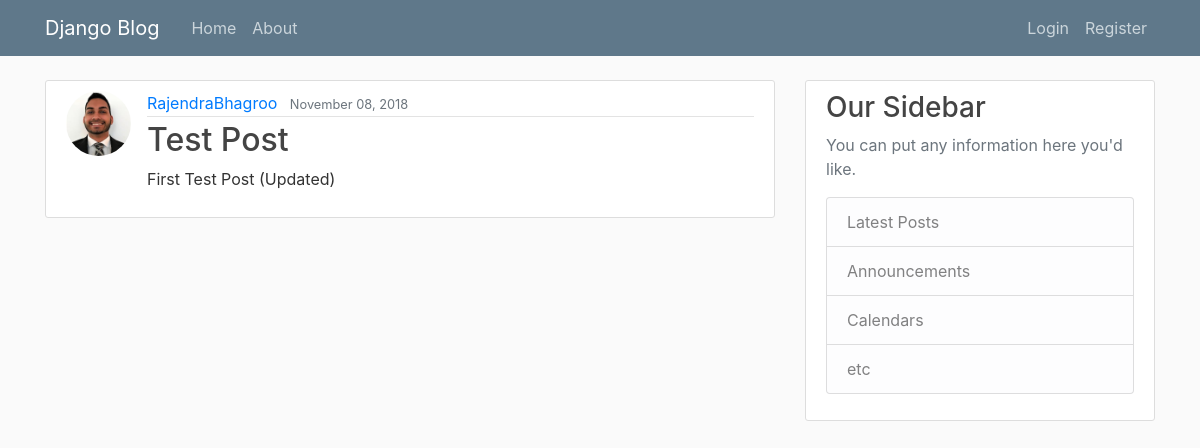
Before: / with the older database file.
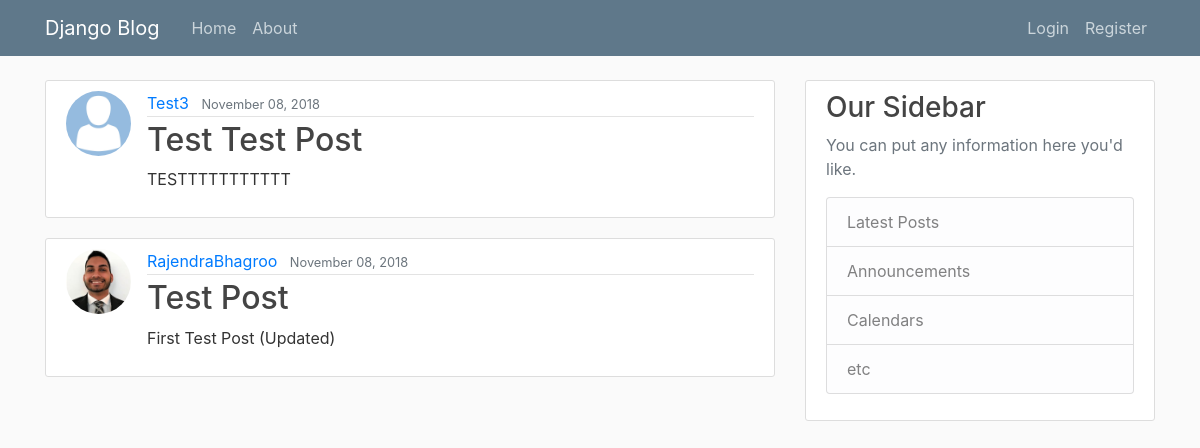
After: the same page with the newer database file.
### blog/models.py (models this page shows, shortened)
class Post(models.Model):
    title = models.CharField(max_length=100)
    content = models.TextField()
    date_posted = models.DateTimeField(default=timezone.now)
    author = models.ForeignKey(User, on_delete=models.CASCADE)

### users/models.py (models this page shows, shortened)
class Profile(models.Model):
    user = models.OneToOneField(User, on_delete=models.CASCADE)
    image = models.ImageField(default='default.jpg', upload_to='profile_pics')

### blog/views.py (the view)
# urls.py: path('', PostListView.as_view(), name='blog-home'),
class PostListView(ListView):
    model = Post
    template_name = 'blog/home.html'  # <app>/<model>_<viewtype>.html
    context_object_name = 'posts'
    ordering = ['-date_posted']
    paginate_by = 5

### blog/templates/blog/home.html (shortened to what this page needs)
{% extends "blog/base.html" %}
{% block content %}
    {% for post in posts %}
        <article class="media content-section">
          <img class="rounded-circle article-img" src="{{ post.author.profile.image.url }}">
          <div class="media-body">
            <div class="article-metadata">
              <a class="mr-2" href="{% url 'user-posts' post.author.username %}">{{ post.author }}</a>
              <small class="text-muted">{{ post.date_posted|date:"F d, Y" }}</small>
            </div>
            <h2><a class="article-title" href="{% url 'post-detail' post.id %}">{{ post.title }}</a></h2>
            <p class="article-content">{{ post.content }}</p>
          </div>
        </article>
    {% endfor %}
{% endblock content %}

Changed rows visible on the page:
added Post: author.profile.image (placeholder picture), author "Test3", date_posted "November 08, 2018", title "Test Test Post", content "TESTTTTTTTTTTT"
